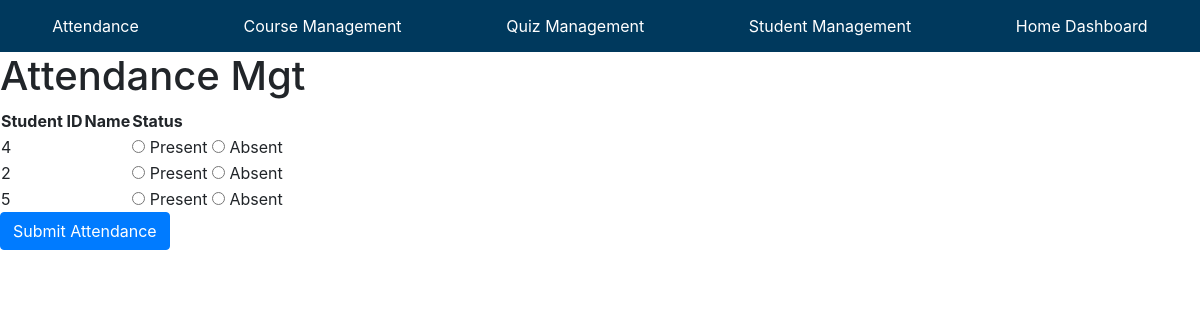
The page /attendance/ on the database its author committed.
### studentmgt/models.py (models this page shows)
class Student(models.Model):
    st_id = models.TextField(primary_key=True)
    fname = models.CharField(max_length=255)
    lname = models.CharField(max_length=255)
    dob = models.DateField()
    gender = models.CharField(max_length=1)
    st_email = models.EmailField()
    pr_email = models.EmailField()
    phone = models.CharField(max_length=20)
    address = models.TextField()

### attendance/views.py (the view)
# urls.py: path("", views.attendance_home, name="attendance_home"),
def attendance_home(request):
    today = timezone.now().date()
    existing_attendance = Attendance.objects.filter(date=today)
    if existing_attendance.exists():
        attendance_list = existing_attendance.select_related('st_id').order_by('st_id')
        return render(request, 'attendance/attendance_list.html', {'attendance_list': attendance_list})
    std=Student.objects.all()
    return render(request, "attendance/attendance_home.html",{'students':std})

### attendance/templates/attendance/attendance_home.html (shortened to what this page needs)
{% extends "base.html" %}
{% block body %}
<h1>Attendance Mgt</h1>
<form method="POST" action="{% url 'attendance_add' %}">
    <table>
        <thead>
            <tr>
                <th>Student ID</th>
                <th>Name</th>
                <th>Status</th>
            </tr>
        </thead>
        <tbody>
            {% for student in students %}
            <tr>
                <td>{{ student.st_id }}</td>
                <td>{{ student.name }}</td>
                <td>
                    <input type="radio" name="status_{{ student.st_id }}" value="P"> Present
                    <input type="radio" name="status_{{ student.st_id }}" value="A"> Absent
                </td>
            </tr>
            {% endfor %}
        </tbody>
    </table>
    <button type="submit" class="btn btn-primary">Submit Attendance</button>
</form>
{% endblock body %}

### static/css/base_style.css (style rules this page uses)
body { font-family: Arial, sans-serif; margin: 0; padding: 0; }

### rows shown on the page
Student: st_id "4"
Student: st_id "2"
Student: st_id "5"
